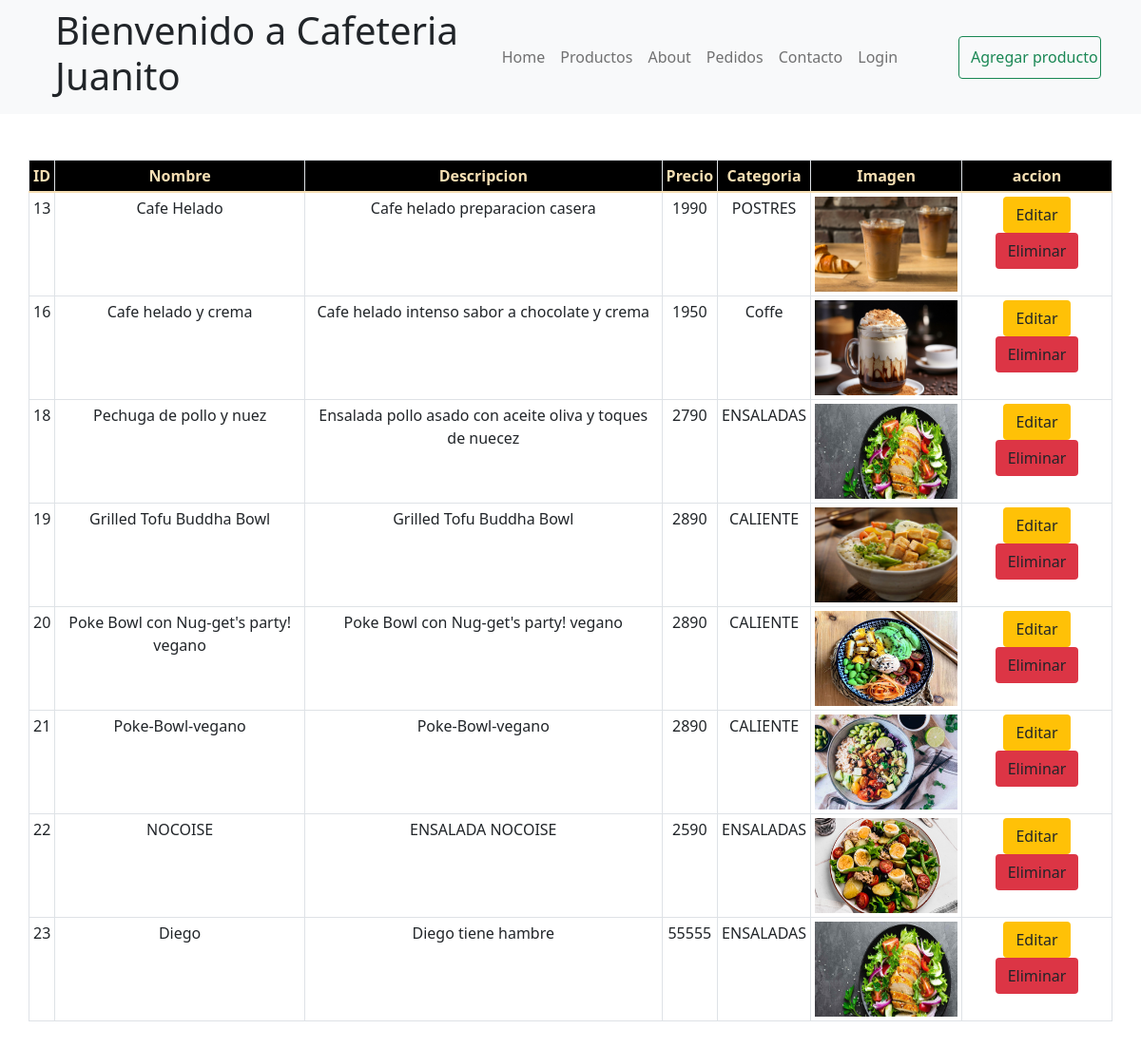
The app's page /coffe/BD/, older data.
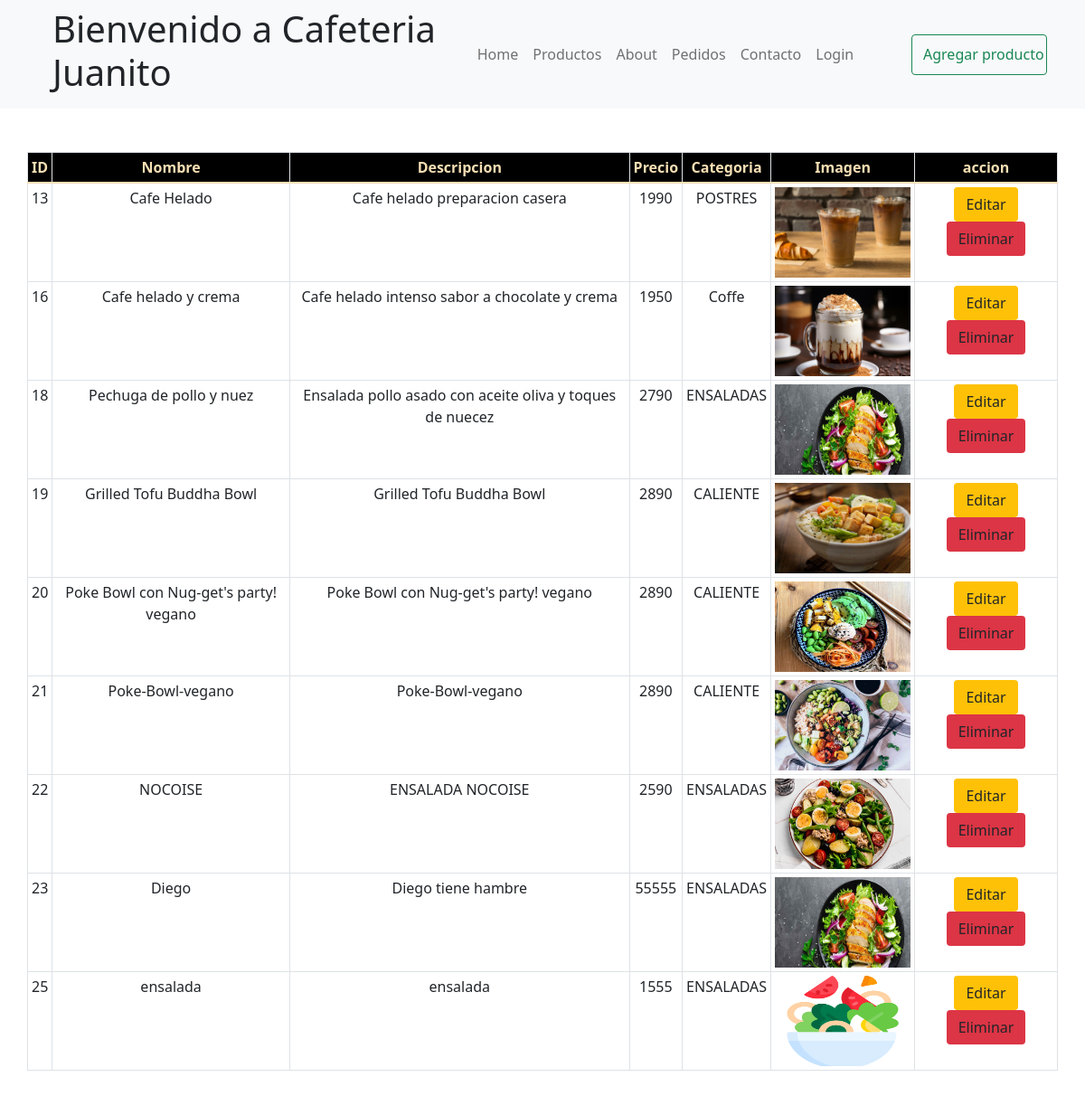
The same page, newer data.
### coffe/models.py (models this page shows, shortened)
class Producto(models.Model):
    id_producto=models.AutoField(db_column='idProd',primary_key=True)
    nombre=models.CharField(max_length=350)
    imagen=models.ImageField(upload_to='upload')
    descripcion=models.CharField(max_length=400)
    precio=models.IntegerField()
    fk_categoria=models.ForeignKey('Categoria',on_delete=models.CASCADE,db_column='idCate')

class Categoria(models.Model):
    id_categoria =models.AutoField(db_column='idCate',primary_key=True)
    nombre=models.CharField(max_length=35)
    def __str__(self):
        return str(self.nombre)

### coffe/views.py (the view)
# urls.py: path('BD/',views.list_prod,name='BD'),
def list_prod(request):
     orden = request.GET.get('orden', 'id_producto')
     productos = Producto.objects.all().order_by(orden)
     if request:
          if request.method == 'POST':
            form = FormProd(request.POST, request.FILES)
            if form.is_valid():
                form.save()
            return redirect('BD')
          form = FormProd()
     return render(request, 'coffe/listado_prod.html', {'productos': productos, 'form': form})

### coffe/templates/coffe/listado_prod.html (shortened to what this page needs)
{% load static %}
<!DOCTYPE html>
<html lang="en">
<head>
  <link rel="stylesheet" href="{% static '/css/form.add.lis.css'%}">
  <link rel="stylesheet" href="{% static '/css/bootstrap.min.css'%}">
  <link href="https://cdn.jsdelivr.net/npm/bootstrap@5.0.2/dist/css/bootstrap.min.css" rel="stylesheet"
>
</head>
<body>
  <nav class="navbar navbar-expand-lg navbar-light bg-light">
    <div class="container">
      {% if request.user.is_authenticated %}
        <h1>Bienvenido <span>{{request.user.username}}</span></h1>
        <div class="collapse navbar-collapse" id="navbars-rs-food">
          <ul class="navbar-nav ml-auto">
            <li class="nav-item "><a class="nav-link" href="{% url 'index' %}">Home</a></li>
            <li class="nav-item"><a class="nav-link  " href="{% url 'menu' %}">Productos</a></li>
            <li class="nav-item"><a class="nav-link" href="{% url 'pedidos' %}">Pedidos</a></li>
            <li class="nav-item"><a class="nav-link" href="{% url 'salir' %}">Salir</a></li>
          </ul>
        </div>
      {% else %}
        <h1>Bienvenido a Cafeteria Juanito </h1>
        <div class="collapse navbar-collapse" id="navbars-rs-food">
          <ul class="navbar-nav ml-auto">
             <li class="nav-item "><a class="nav-link" href="{% url 'index' %}">Home</a></li>
            <li class="nav-item"><a class="nav-link  " href="{% url 'menu' %}">Productos</a></li>
            <li class="nav-item"><a class="nav-link  " href="{% url 'about' %}">About</a></li>
            <li class="nav-item"><a class="nav-link" href="{% url 'pedidos' %}">Pedidos</a></li>
          <li class="nav-item"><a class="nav-link" href="{% url 'contacto' %}">Contacto</a></li>
            <li class="nav-item"><a class="nav-link" href="{% url 'login' %}">Login</a></li>
          </ul>
        </div>
      {% endif %}
  <button class="btn btn-outline-success" data-bs-toggle="modal" data-bs-target="#staticBackdropadd" id="btn-nav-add">Agregar
    producto</button>
    </div>
  </nav>
  <table class="table  table-bordered text-center my-5  table-sm container">
    <thead class="align-middle table-sm">
      <tr>
        <th>ID</th>
        <th>Nombre</th>
        <th>Descripcion</th>
        <th>Precio</th>
        <th>Categoria</th>
        <th>Imagen</th>
        <th>accion</th>
      </tr>
    </thead>
    <tbody class="align-middle ">
      {% for x in productos %}
      <tr>
        <td>{{x.id_producto}}</td>
        <td>{{x.nombre}}</td>
        <td>{{x.descripcion}}</td>
        <td>{{x.precio}}</td>
        <td>{{x.fk_categoria}}</td>
        <td><img src="{{x.imagen.url}}" width="150" height="100" alt=""></td>
        <td><a href="{% url 'editar' x.id_producto %}" class="btn bg-warning" data-bs-toggle="modal" data-bs-target="#staticBackdrop">Editar</a>
          <a href="{% url 'dele' x.id_producto  %}" class="btn bg-danger" id="t-btn-eliminar">Eliminar</a>
        </td>
      </tr>
      {% endfor %}
    </tbody>
  </table>
</body>
</html>

### coffe/static/css/form.add.lis.css (style rules this page uses)
table { margin-top: 50px !important; }
thead { background: black; color: wheat; position: sticky !important; top: 0; }
input,select,button { margin-top: 0.5%; border-radius: 10px; border: none; text-align: center; align-self: center; width: 80%; height: 45px; }
#btn-nav-add { width: 150px !important; margin: 0 0 0 5%; }

Row changes from the older to the newer data that the page shows:
added Producto: id_producto "25", nombre "ensalada", descripcion "ensalada", precio "1555", fk_categoria "ENSALADAS", imagen (picture)
